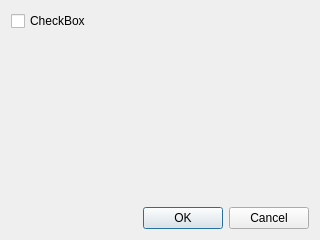
<?xml version="1.0" encoding="UTF-8"?>
<ui version="4.0">
 <class>Dialog</class>
 <widget class="QDialog" name="Dialog">
  <property name="geometry">
   <rect>
    <x>0</x>
    <y>0</y>
    <width>320</width>
    <height>240</height>
   </rect>
  </property>
  <property name="windowTitle">
   <string>Dialog</string>
  </property>
  <layout class="QVBoxLayout" name="verticalLayout">
   <item>
    <widget class="QCheckBox" name="checkBox">
     <property name="text">
      <string>CheckBox</string>
     </property>
    </widget>
   </item>
   <item>
    <spacer name="verticalSpacer">
     <property name="orientation">
      <enum>Qt::Orientation::Vertical</enum>
     </property>
     <property name="sizeHint" stdset="0">
      <size>
       <width>20</width>
       <height>40</height>
      </size>
     </property>
    </spacer>
   </item>
   <item>
    <widget class="QDialogButtonBox" name="buttonBox">
     <property name="orientation">
      <enum>Qt::Orientation::Horizontal</enum>
     </property>
     <property name="standardButtons">
      <set>QDialogButtonBox::StandardButton::Cancel|QDialogButtonBox::StandardButton::Ok</set>
     </property>
    </widget>
   </item>
  </layout>
 </widget>
 <resources/>
 <connections>
  <connection>
   <sender>buttonBox</sender>
   <signal>accepted()</signal>
   <receiver>Dialog</receiver>
   <slot>accept()</slot>
   <hints>
    <hint type="sourcelabel">
     <x>248</x>
     <y>254</y>
    </hint>
    <hint type="destinationlabel">
     <x>157</x>
     <y>274</y>
    </hint>
   </hints>
  </connection>
  <connection>
   <sender>buttonBox</sender>
   <signal>rejected()</signal>
   <receiver>Dialog</receiver>
   <slot>reject()</slot>
   <hints>
    <hint type="sourcelabel">
     <x>316</x>
     <y>260</y>
    </hint>
    <hint type="destinationlabel">
     <x>286</x>
     <y>274</y>
    </hint>
   </hints>
  </connection>
 </connections>
</ui>
